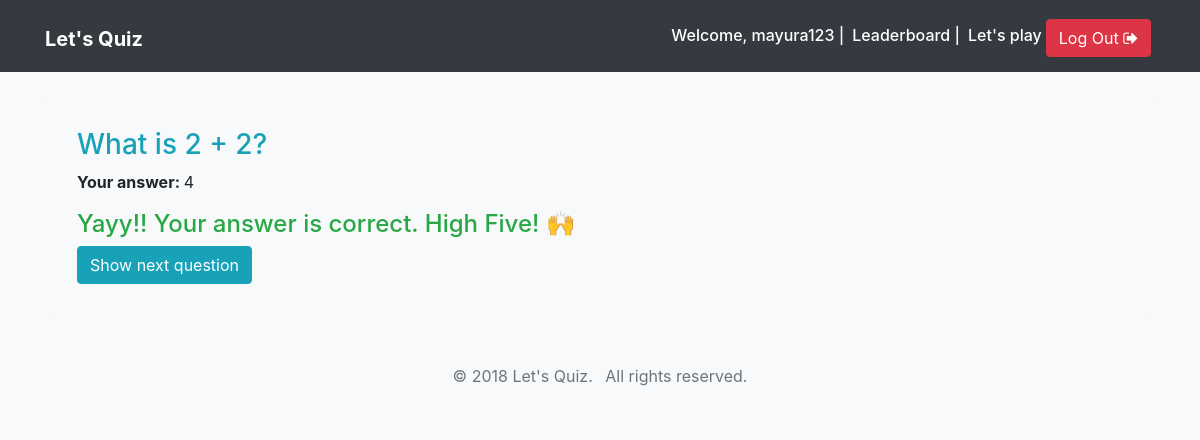
/submission-result/4 (signed in), run on the app's committed database.
### quiz/models.py (models this page shows, shortened)
class TimeStampedModel:
    created = db.Column(db.DateTime, default=datetime.utcnow)
    modified = db.Column(db.DateTime, default=datetime.utcnow, onupdate=datetime.utcnow)

class User(db.Model, UserMixin, TimeStampedModel):
    __tablename__ = "users"
    id = db.Column(db.Integer, primary_key=True)
    username = db.Column(db.String(150), unique=True, nullable=False)
    email = db.Column(db.String(150), unique=True)
    first_name = db.Column(db.String(100))
    last_name = db.Column(db.String(100))
    password_hash = db.Column(db.String(255))
    quiz_profile = db.relationship("QuizProfile", backref="user", uselist=False)

class Question(db.Model, TimeStampedModel):
    __tablename__ = "questions"
    id = db.Column(db.Integer, primary_key=True)
    html = db.Column(db.Text, nullable=False)
    is_published = db.Column(db.Boolean, default=False)
    maximum_marks = db.Column(db.Float, default=4.0)
    choices = db.relationship("Choice", backref="question", lazy=True)

class Choice(db.Model, TimeStampedModel):
    __tablename__ = "choices"
    id = db.Column(db.Integer, primary_key=True)
    question_id = db.Column(db.Integer, db.ForeignKey("questions.id"), nullable=False)
    is_correct = db.Column(db.Boolean, default=False)
    html = db.Column(db.Text)

### quiz/routes.py (the view)
@quiz_blueprint.route("/submission-result/<int:attempted_question_pk>")
@login_required
def submission_result(attempted_question_pk):
    attempted_question = AttemptedQuestion.query.get_or_404(attempted_question_pk)
    return render_template(
        "quiz/submission_result.html", attempted_question=attempted_question
    )

### app.py (called while the page is built)
@login_manager.user_loader
def load_user(user_id):
    return User.query.get(int(user_id))

### templates/quiz/submission_result.html (shortened to what this page needs)
{% extends 'base.html' %}  {% block content %}
<div class="container">
  <div class="jumbotron my-4">
    <h3 class="text-info">{{ attempted_question.question.html|safe }}</h3>
    <p>
      <strong>Your answer: </strong>
      {{ attempted_question.selected_choice.html|safe }}
    </p>
    {% if attempted_question.selected_choice.is_correct %}
    <h4 class="text-success">Yayy!! Your answer is correct. High Five! 🙌</h4>
    {% else %}
    <h4 class="text-danger">Your answer is incorrect 😟</h4>
    {% endif %}
    <a class="btn btn-info" href="{{ url_for('quiz.play') }}"
      >Show next question</a
    >
  </div>
</div>
{% endblock %}

### templates/base.html (shortened to what this page needs)
<!DOCTYPE html>
<html lang="en">
  <head>
    <link
      rel="stylesheet"
      href="https://maxcdn.bootstrapcdn.com/bootstrap/4.0.0-beta.2/css/bootstrap.min.css"
    />
    <link
      rel="stylesheet"
      href="https://maxcdn.bootstrapcdn.com/font-awesome/4.7.0/css/font-awesome.min.css"
    />
    <link
      rel="stylesheet"
      href="https://maxcdn.bootstrapcdn.com/font-awesome/4.7.0/css/font-awesome.min.css"
    />
    <link
      rel="stylesheet"
      href="{{ url_for('static', filename='css/main.css') }}"
    />
  </head>
  <body class="bg-light">
    <nav class="navbar navbar-expand-md navbar-dark bg-dark">
      <div class="container">
        <h1>
          <a href="{{ url_for('quiz.home') }}" class="navbar-brand">
            <strong>Let's Quiz</strong></a
          >
        </h1>
        <div class="collapse navbar-collapse justify-content-end" id="navbar">
          {% if not current_user.is_authenticated %}
          <a
            href="{{ url_for('quiz.leaderboard') }}"
            class="btn btn-info mt-1 mx-1"
            >Leaderboard</a
          >
          <a href="{{ url_for('quiz.login') }}" class="btn btn-info mt-1"
            ><i class="fa fa-sign-in" aria-hidden="true"></i> Log In</a
          >
          {% else %}
          <h6 class="text-white mt-2 mr-2">
            Welcome, {{ current_user.username }} |
          </h6>
          <h6 class="text-white mt-2 mr-2">
            <a href="{{ url_for('quiz.leaderboard') }}" class="text-white"
              >Leaderboard</a
            >
            |
          </h6>
          <h6 class="mt-2">
            <a href="{{ url_for('quiz.play') }}" class="text-white"
              >Let's play</a
            >
          </h6>
          <a
            href="{{ url_for('quiz.logout') }}"
            class="btn btn-danger mt-1 mx-1"
            >Log Out <i class="fa fa-sign-out" aria-hidden="true"></i
          ></a>
          {% endif %}
        </div>
      </div>
    </nav>
    {% block content %} {% endblock content %}
    <footer class="bg-light text-muted py-0">
      <div class="container py-4">
        <ul class="list-inline mb-0 text-center">
          <li class="list-inline-item">&copy; 2018 Let's Quiz.</li>
          <li class="list-inline-item">All rights reserved.</li>
        </ul>
      </div>
    </footer>
  </body>
</html>

### static/css/main.css (style rules this page uses)
.jumbotron { padding: 2rem; background-color: #f8f9fa; border-radius: .3rem; }

### data on the page
User: username "mayura123"
Question: question.html "What is 2 + 2?"
Choice: selected_choice.html "4"
